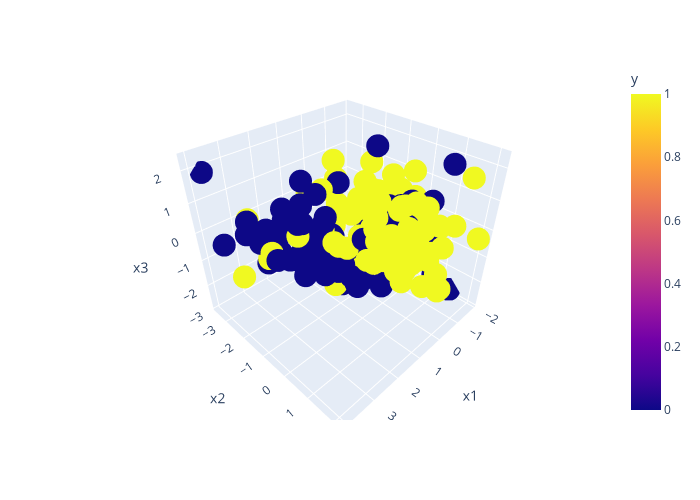

The cell this chart's notebook holds for it:
### Code cell
# Extracting the sample dataset.
df_sample = df_population.sample(200)

print(df_sample.shape)
px.scatter_3d(df_sample, x='x1', y='x2', z='x3', color='y', width=700, height=500)

### Figure 1 — Plotly figure (JSON) as saved in the notebook; plotly's stock layout.template omitted (floating-point values rounded to 4 significant figures; data arrays with more than 128 entries replaced by an {"elided": "..."} marker saying what was removed)
{"data": [{"hovertemplate": "x1=%{x}<br>x2=%{y}<br>x3=%{z}<br>y=%{marker.color}<extra></extra>", "legendgroup": "", "marker": {"color": {"elided": "200 int values"}, "coloraxis": "coloraxis", "symbol": "circle"}, "mode": "markers", "name": "", "scene": "scene", "showlegend": false, "type": "scatter3d", "x": {"elided": "200 float values"}, "y": {"elided": "200 float values"}, "z": {"elided": "200 float values"}}], "layout": {"coloraxis": {"colorbar": {"title": {"text": "y"}}, "colorscale": [[0, "#0d0887"], [0.1111, "#46039f"], [0.2222, "#7201a8"], [0.3333, "#9c179e"], [0.4444, "#bd3786"], [0.5556, "#d8576b"], [0.6667, "#ed7953"], [0.7778, "#fb9f3a"], [0.8889, "#fdca26"], [1, "#f0f921"]]}, "height": 500, "legend": {"tracegroupgap": 0}, "margin": {"t": 60}, "scene": {"domain": {"x": [0, 1], "y": [0, 1]}, "xaxis": {"title": {"text": "x1"}}, "yaxis": {"title": {"text": "x2"}}, "zaxis": {"title": {"text": "x3"}}}, "width": 700}}
